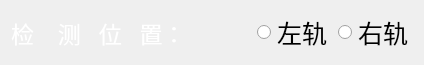
            <widget class="QWidget" name="layoutWidget">
             <property name="geometry">
              <rect>
               <x>1170</x>
               <y>78</y>
               <width>410</width>
               <height>42</height>
              </rect>
             </property>
             <layout class="QHBoxLayout" name="horizontalLayout_20">
              <item>
               <widget class="QLabel" name="label">
                <property name="minimumSize">
                 <size>
                  <width>240</width>
                  <height>0</height>
                 </size>
                </property>
                <property name="maximumSize">
                 <size>
                  <width>240</width>
                  <height>16777215</height>
                 </size>
                </property>
                <property name="font">
                 <font>
                  <family>黑体</family>
                  <pointsize>17</pointsize>
                 </font>
                </property>
                <property name="styleSheet">
                 <string notr="true">color: rgb(255, 255, 255);</string>
                </property>
                <property name="text">
                 <string>检    测   位   置：</string>
                </property>
               </widget>
              </item>
              <item>
               <widget class="QRadioButton" name="btn_leftRail">
                <property name="minimumSize">
                 <size>
                  <width>75</width>
                  <height>40</height>
                 </size>
                </property>
                <property name="font">
                 <font>
                  <family>黑体</family>
                  <pointsize>19</pointsize>
                 </font>
                </property>
                <property name="text">
                 <string>左轨</string>
                </property>
               </widget>
              </item>
              <item>
               <spacer name="horizontalSpacer">
                <property name="orientation">
                 <enum>Qt::Horizontal</enum>
                </property>
                <property name="sizeHint" stdset="0">
                 <size>
                  <width>40</width>
                  <height>20</height>
                 </size>
                </property>
               </spacer>
              </item>
              <item>
               <widget class="QRadioButton" name="btn_rightRail">
                <property name="minimumSize">
                 <size>
                  <width>75</width>
                  <height>0</height>
                 </size>
                </property>
                <property name="font">
                 <font>
                  <family>黑体</family>
                  <pointsize>19</pointsize>
                 </font>
                </property>
                <property name="text">
                 <string>右轨</string>
                </property>
               </widget>
              </item>
             </layout>
            </widget>
